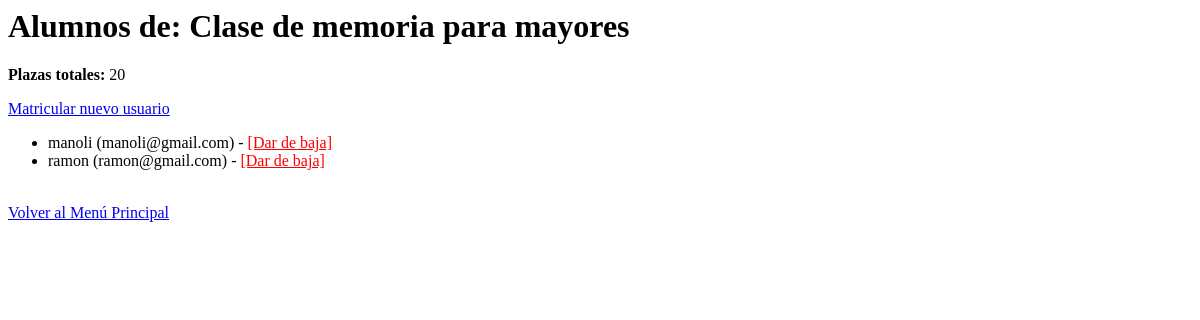
The app's page /actividades/1/inscripciones/, older data.
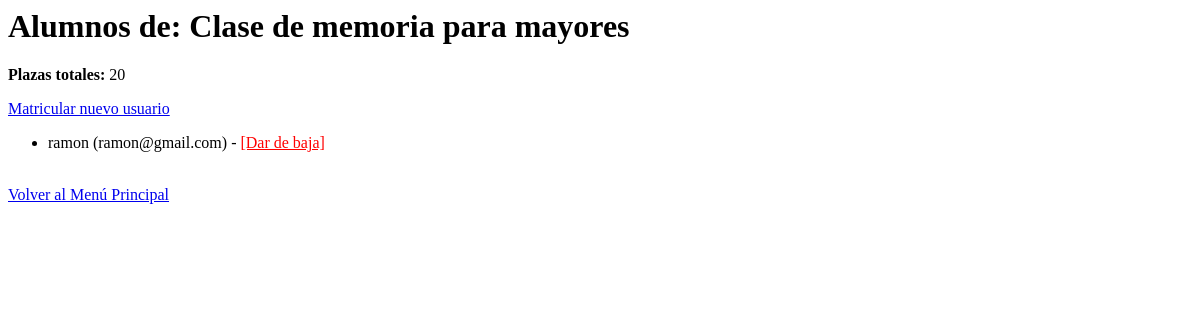
The same page, newer data.
### gestion/models.py (models this page shows, shortened)
class Usuario(models.Model):
    nombre = models.CharField(max_length=100)
    edad = models.IntegerField()
    email = models.EmailField(unique=True)
    telefono = models.CharField(max_length=20)

### gestion/views.py (the view)
# urls.py: path('actividades/<int:id>/inscripciones/', views.lista_inscripciones, name='lista_inscripciones'),
def lista_inscripciones(request, id):
    actividad = get_object_or_404(Actividad, id=id)
    usuarios_apuntados = actividad.usuarios_inscritos.all()
    return render(request, 'gestion/inscripciones_list.html', {
        'actividad': actividad,
        'usuarios': usuarios_apuntados
    })

### gestion/templates/gestion/inscripciones_list.html (shortened to what this page needs)
<h1>Alumnos de: {{ actividad.nombre }}</h1>
<p><strong>Plazas totales:</strong> {{ actividad.plazas_disponibles }}</p>
<p><a href="{% url 'inscribir_usuario' actividad.id %}"> Matricular nuevo usuario</a></p>
<ul>
    {% for usuario in usuarios %}
        <li>
            {{ usuario.nombre }} ({{ usuario.email }})
            - <a href="{% url 'eliminar_inscripcion' actividad.id usuario.id %}" style="color:red;">[Dar de baja]</a>
        </li>
    {% empty %}
        <li>No hay ningún usuario apuntado a esta actividad todavía.</li>
    {% endfor %}
</ul>
<a href="{% url 'inicio' %}"> Volver al Menú Principal</a>

Row changes from the older to the newer data that the page shows:
removed Usuario: nombre "manoli", email "manoli@gmail.com"
